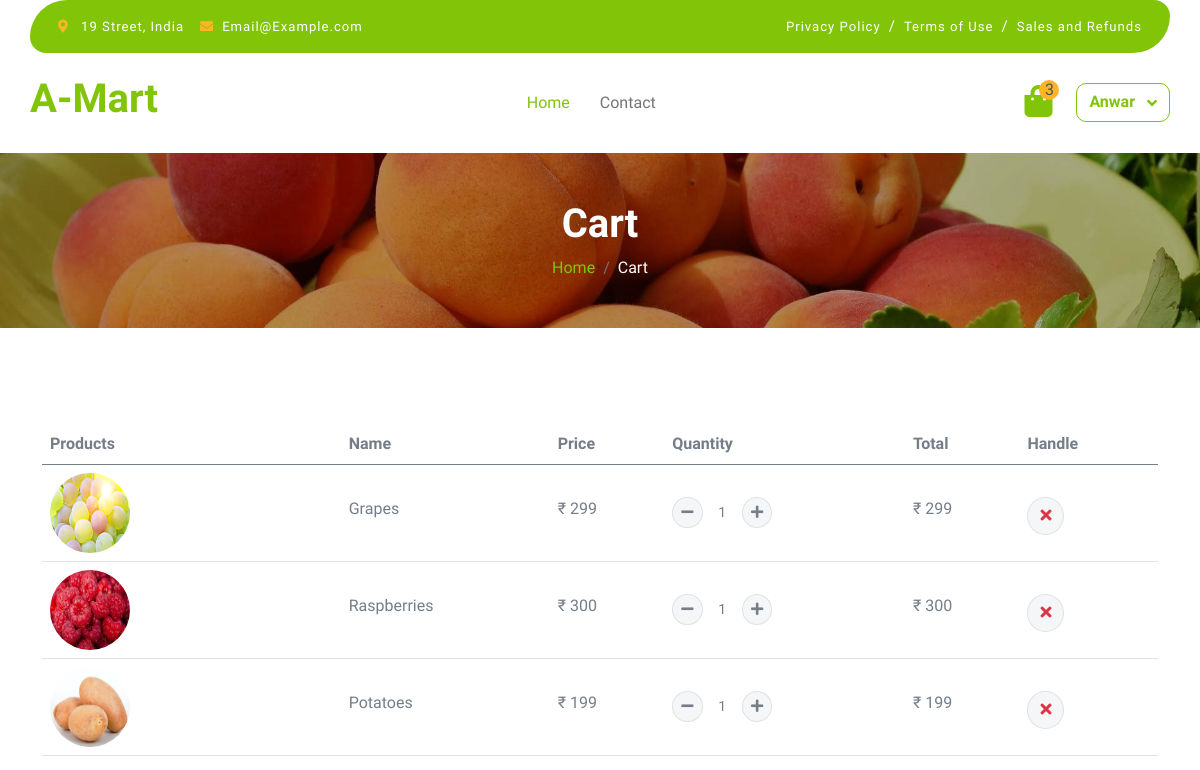
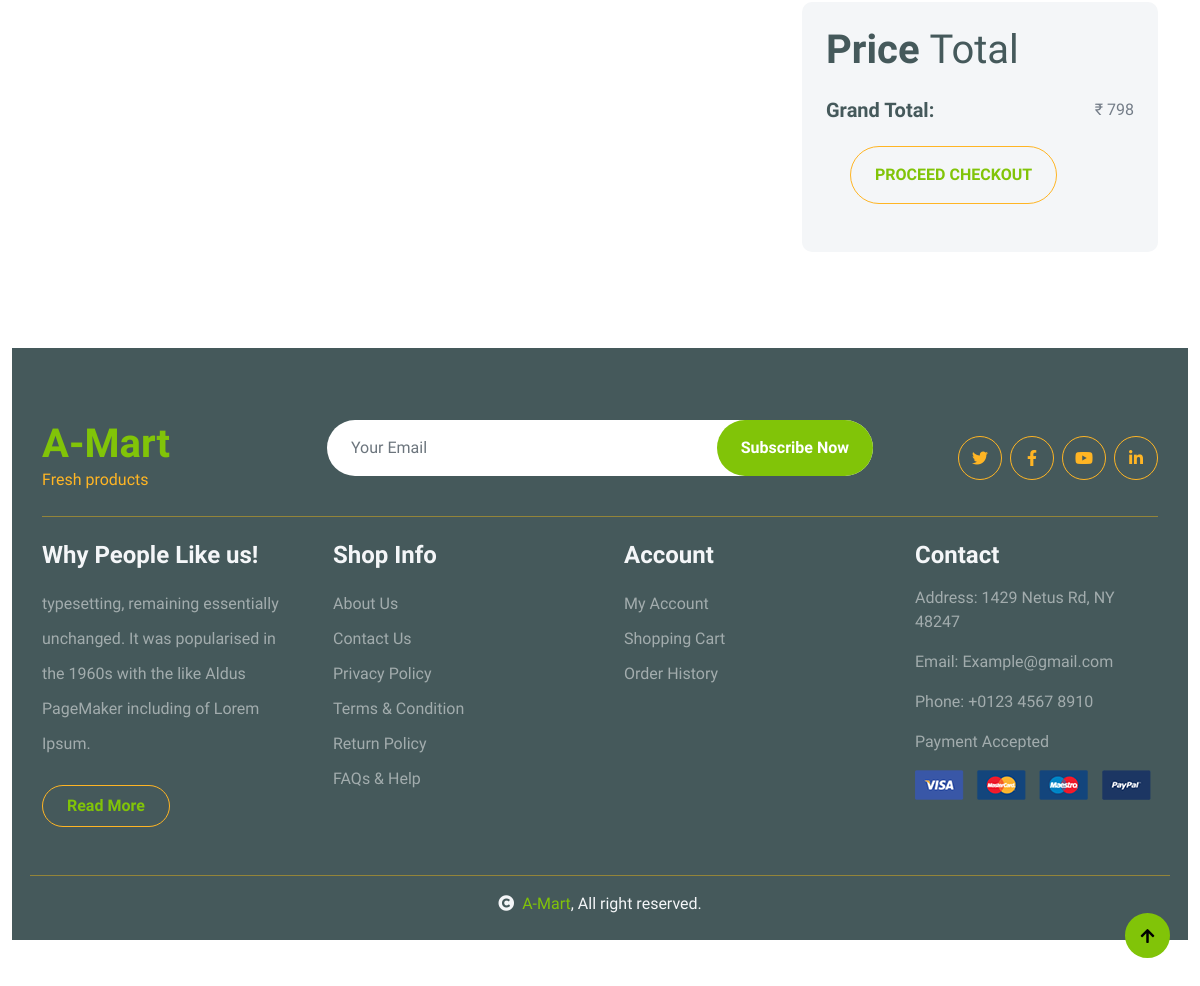
Page /view_cart/ (signed in) on the committed database (2 pictures, top to bottom).
### mymart/models.py (models this page shows, shortened)
class Add_To_Cart(models.Model):
    user = models.ForeignKey(User,on_delete=models.CASCADE, null=True)
    product = models.ForeignKey(Product, on_delete=models.CASCADE, related_name='cart', null=False)
    quantity = models.IntegerField(default=1) #User order Quantity
    def total_price(self):
        return self.product.price * self.quantity

class Product(models.Model):
    product_name = models.CharField(max_length=100)
    short_discriptions = models.TextField()
    discriptions = models.TextField()
    prd_category = models.ForeignKey(Category, on_delete=models.CASCADE, null=True)
    price = models.DecimalField(max_digits=10, decimal_places=0)
    stock_quantity = models.IntegerField(default=0, blank=False, null=True)
    prd_weight = models.CharField(max_length=50, blank=False, null=True)
    product_slug = AutoSlugField(populate_from='product_name',unique=True,null=True,default=None)
    image_name = models.CharField(max_length=100, blank=True)
    created_at = models.DateField(auto_now_add=True)

### mymart/views.py (the view)
# urls.py: path('view_cart/',views.view_cart, name='view_cart'),
def view_cart(request):
    if request.user.is_authenticated:
        cart_items = Add_To_Cart.objects.filter(user=request.user) #use for count tof cart item
    else:
        cart_items = []
    total_amount = sum(item.total_price() for item in cart_items)
    return render(request, 'cart.html', {'products': cart_items, 'total': total_amount})

### mymart/templates/cart.html (shortened to what this page needs)
{% load static %}
<!DOCTYPE html>
<html lang="en">
    <head>
        {% include 'head.html' %}
    </head>
    <body>
        {% include 'header.html' %}
        <div class="container-fluid page-header py-5">
            <h1 class="text-center text-white display-6">Cart</h1>
            <ol class="breadcrumb justify-content-center mb-0">
                <li class="breadcrumb-item"><a href="/">Home</a></li>
                <li class="breadcrumb-item active text-white">Cart</li>
            </ol>
        </div>
        <div class="container-fluid py-5">
            <div class="container py-5">
                <div class="table-responsive">
                    <table class="table">
                        <thead>
                          <tr>
                            <th scope="col">Products</th>
                            <th scope="col">Name</th>
                            <th scope="col">Price</th>
                            <th scope="col">Quantity</th>
                            <th scope="col">Total</th>
                            <th scope="col">Handle</th>
                          </tr>
                        </thead>
                        <tbody>
                                {% for item in products %}
                                <tr>
                                    <th scope="row">
                                        <div class="d-flex align-items-center">
                                            <img src="{%static 'img/'%}{{item.product.image_name}}.jpg" class="img-fluid me-5 rounded-circle" style="width: 80px; height: 80px;" alt="">
                                        </div>
                                    </th>
                                    <td>
                                        <p class="mb-0 mt-4">{{item.product.product_name}}</p>
                                    </td>
                                    <td>
                                        <p class="mb-0 mt-4">₹ {{item.product.price}}</p>
                                    </td>
                                    <td>
                                        <div class="input-group quantity mt-4" style="width: 100px;">
                                            <div class="input-group-btn">
                                                <a href="{% url 'update_quantity' item.id 'decrease' %}" class="btn btn-sm btn-minus rounded-circle bg-light border">
                                                    <i class="fa fa-minus"></i>
                                                </a>
                                            </div>
                                             <input type="text" class="form-control form-control-sm text-center bg-white border-0" value="{{ item.quantity }}" readonly>
                                            <div class="input-group-btn">
                                                 <a href="{% url 'update_quantity' item.id 'increase' %}" class="btn btn-sm btn-plus rounded-circle bg-light border">
                                                    <i class="fa fa-plus"></i>
                                                </a>
                                            </div>
                                        </div>
                                    </td>
                                    <td>
                                        <p class="mb-0 mt-4">₹ {{item.total_price}}</p>
                                    </td>
                                    <td>
                                       <a href="{% url 'delete_cart_item' item.id %}" class="btn btn-md rounded-circle bg-light border mt-4">
                                            <i class="fa fa-times text-danger"></i>
                                        </a>
                                    </td>
                                </tr>
                                {% endfor %}
                        </tbody>
                    </table>
                </div>
                {% if user.is_authenticated %}
                <div class="row g-4 justify-content-end">
                    <div class="col-8"></div>
                    <div class="col-sm-8 col-md-7 col-lg-6 col-xl-4">
                        <div class="bg-light rounded">
                            <div class="p-4">
                                <h1 class="display-6 mb-4">Price <span class="fw-normal">Total</span></h1>
                                <div class="d-flex justify-content-between mb-4">
                                    <h5 class="mb-0 me-4">Grand Total:</h5>
                                    <p class="mb-0">₹ {{ total }}</p>
                                </div>
                                <a class="btn border-secondary rounded-pill px-4 py-3 text-primary text-uppercase mb-4 ms-4" href="{% url 'chackout' %}">Proceed Checkout</a>
                        </div>
                    </div>
                </div>
                {% endif %}
            </div>
        </div>
       {% include 'footer.html' %}
    </body>
</html>

### mymart/templates/header.html (shortened to what this page needs)
<div class="container-fluid fixed-top">
    <div class="container topbar bg-primary d-none d-lg-block">
        <div class="d-flex justify-content-between">
            <div class="top-info ps-2">
                <small class="me-3"><i class="fas fa-map-marker-alt me-2 text-secondary"></i> <a href="#" class="text-white">19 Street, India</a></small>
                <small class="me-3"><i class="fas fa-envelope me-2 text-secondary"></i><a href="#" class="text-white">Email@Example.com</a></small>
            </div>
            <div class="top-link pe-2">
                <a href="#" class="text-white"><small class="text-white mx-2">Privacy Policy</small>/</a>
                <a href="#" class="text-white"><small class="text-white mx-2">Terms of Use</small>/</a>
                <a href="#" class="text-white"><small class="text-white ms-2">Sales and Refunds</small></a>
            </div>
        </div>
    </div>
    <div class="container px-0">
        <nav class="navbar navbar-light bg-white navbar-expand-xl">
            <a href="/" class="navbar-brand"><h1 class="text-primary display-6">A-Mart</h1></a>
            <div class="collapse navbar-collapse bg-white" id="navbarCollapse">
                <div class="navbar-nav mx-auto">
                    <a href="/" class="nav-item nav-link active">Home</a>
                    <a href="contact.html" class="nav-item nav-link">Contact</a>
                </div>
                <div class="d-flex m-3 me-0">
                    <a href="{% url 'view_cart' %}" class="position-relative me-4 my-auto">
                        <i class="fa fa-shopping-bag fa-2x"></i>
                        <span class="position-absolute bg-secondary rounded-circle d-flex align-items-center justify-content-center text-dark px-1" style="top: -5px; left: 15px; height: 20px; min-width: 20px;">{{products|length}}</span>
                    </a>
                    {% if user.is_authenticated %}
                        <div class="dropdown">
                            <button class="btn btn-outline-primary dropdown-toggle" type="button" id="userDropdown" data-bs-toggle="dropdown" aria-expanded="false">
                                {{ user.username|title }}
                            </button>
                        </div>
                    {% else %}
                        <a href="{% url 'login_view' %}" class="btn btn-outline-primary">Login</a>
                    {% endif %}
                </div>
            </div>
        </nav>
    </div>
</div>

### mymart/static/css/style.css (style rules this page uses)
.btn { font-weight: 600; transition: .5s; }
.btn.border-secondary { transition: 0.5s; }
.fixed-top { transition: 0.5s; background: var(--bs-white); border: 0; }
.topbar { padding: 20px; border-radius: 230px 100px; }
.topbar .top-info { font-size: 15px; line-height: 0; letter-spacing: 1px; display: flex; align-items: center; }
.topbar .top-link { font-size: 15px; line-height: 0; letter-spacing: 1px; display: flex; align-items: center; }
.topbar .top-link a { letter-spacing: 1px; }
.navbar .navbar-nav .nav-link { padding: 10px 15px; font-size: 16px; transition: .5s; }
.navbar { height: 100px; border-bottom: 1px solid rgba(255, 255, 255, .1); }
.navbar .navbar-nav .nav-link:hover, .navbar .navbar-nav .nav-link.active, .fixed-top.bg-white .navbar .navbar-nav .nav-link:hover, .fixed-top.bg-white .navbar .navbar-nav .nav-link.active { color: var(--bs-primary); }
.navbar .dropdown-toggle::after { border: none; content: "\f107"; font-family: "Font Awesome 5 Free"; font-weight: 700; vertical-align: middle; margin-left: 8px; }
.page-header { position: relative; background: linear-gradient(rgba(0, 0, 0, 0.3), rgba(0, 0, 0, 0.3)), url(../img/cart-page-header-img.jpg); background-position: center center; background-repeat: no-repeat; background-size: cover; }
@media (min-width: 992px) { .hero-header, .page-header { margin-top: 152px !important; } }

### rows in the picture
Add_To_Cart: product.image_name (picture), product.product_name "Grapes", product.price "299", quantity "1", total_price "299"
Add_To_Cart: product.image_name (picture), product.product_name "Raspberries", product.price "300", quantity "1", total_price "300"
Add_To_Cart: product.image_name (picture), product.product_name "Potatoes", product.price "199", quantity "1", total_price "199"

### other values in the picture
{{ products|length }} "3"
{{ user.username|title }} "Anwar"
{{ total }} "798"
